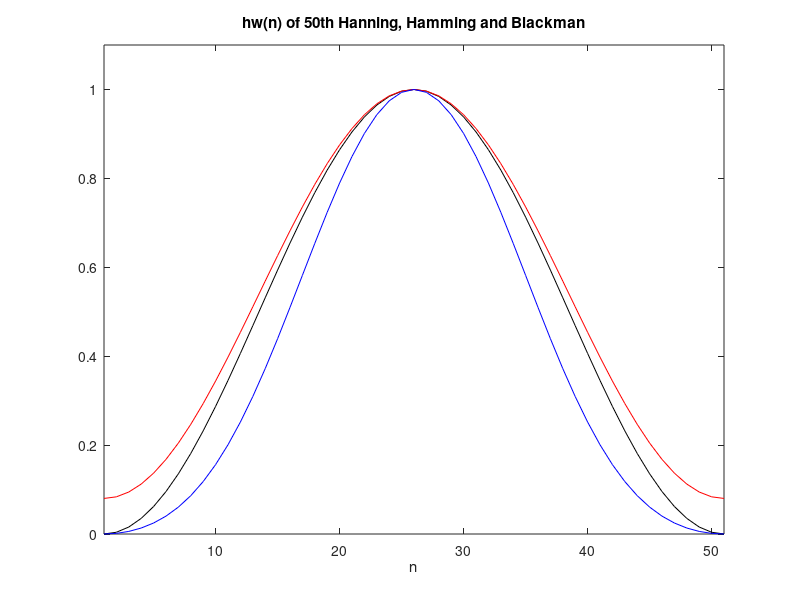

MATLAB code for this plot:
% Comparison of hw(n) of Hanning, Hamming and Blackman windows
N=50; %even order

hw=hanning(N+1); %Hanning window
plot(hw,'k'); hold on;
hw=hamming(N+1); %Hamming window
plot(hw,'r');
hw=blackman(N+1); %Blackman window
plot(hw,'b'); hold on;
axis([1 51 0 1.1]);
title('hw(n) of 50th Hanning, Hamming and Blackman');
xlabel('n');
